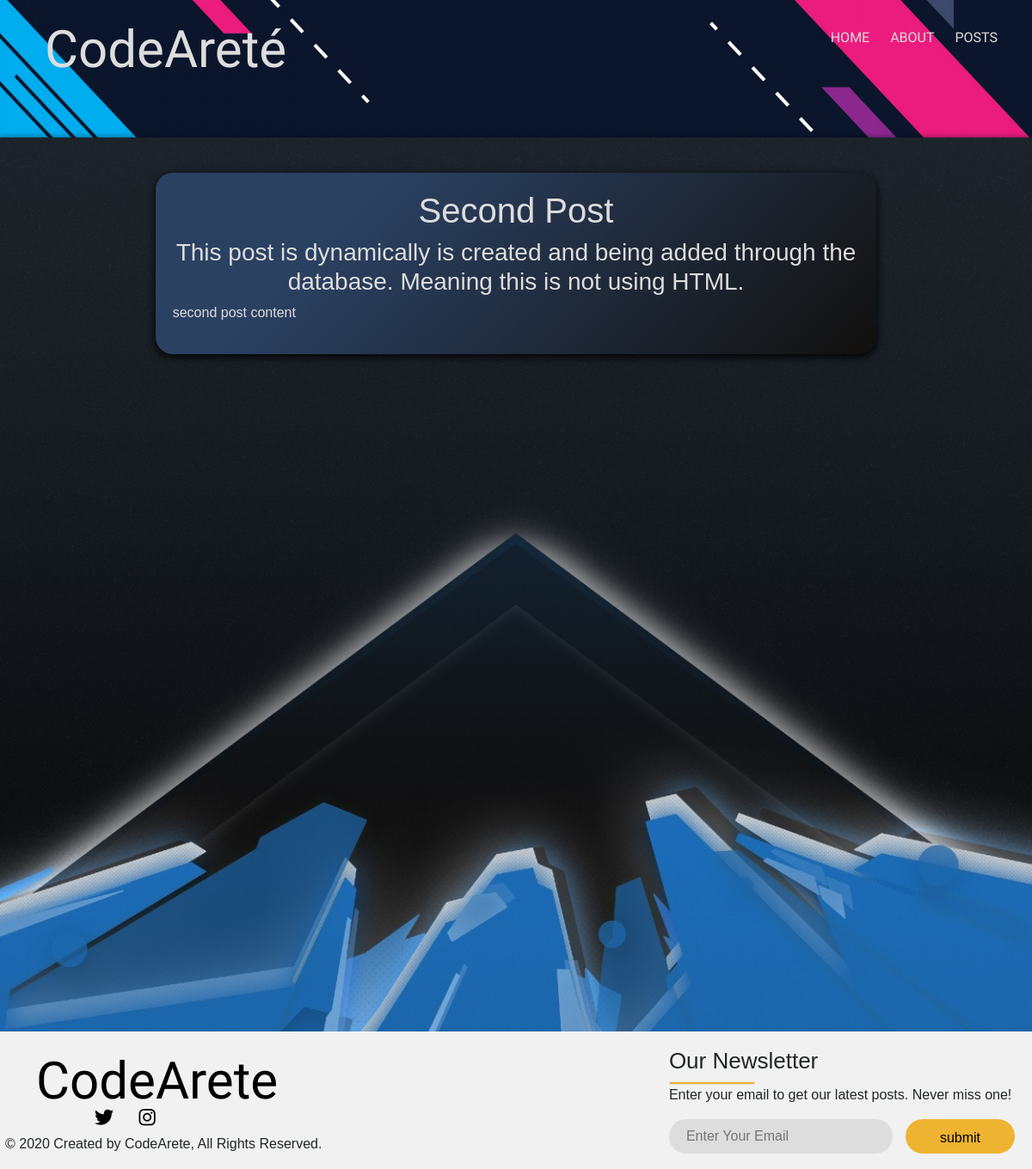
The page /posts/2 on the database its author committed.
### blog/models.py (models this page shows, shortened)
class POST(models.Model):
    id = models.AutoField(primary_key=True)
    title = models.CharField(max_length=200)
    summary = models.TextField()
    content = models.TextField()
    Photo = models.ImageField(upload_to='images/', blank=True)
    date_posted = models.DateTimeField(default=timezone.now)
    author = models.ForeignKey(User, on_delete=models.CASCADE)
    class Meta:
        verbose_name = "post"
        verbose_name_plural = "posts"
        ordering = ['-date_posted']

### blog/views.py (the view)
# urls.py: path('posts/<int:id>', views.post_detail, name='blog-detail'),
def post_detail(request, id):
    obj = get_object_or_404(POST, id=id)
    context = {
        'obj': obj
    }
    return render(request, 'blog/posts_detail.html', context)

### blog/templates/blog/posts_detail.html
{% extends 'blog/base.html' %}
{% load static %}
{% block content %}
<div class="detail-banner"></div>
<div class="detail-container">
    <div class="detail-post">
        <div class="detail-title"><h1>{{ obj.title }}</h1></div>
        <div class="detail-summary"><h3>{{ obj.summary }}</h3></div>
        <div class="detail-content"><p>{{ obj.content|linebreaksbr }}</p></div>
    </div>
</div>
{% endblock %}

### static/blog/css/style.css (style rules this page uses)
html, body { background: black; background: url('../img/network.jpg'); background-position: center; background-attachment: fixed; margin: 0; padding: 0; height: 100%; font-family: sans-serif; }
.detail-banner { width: 100%; height: 20vh; background: url('../img/Stripes.jpg'); background-position: center center; background-size: cover; }
.detail-container { width: 100%; min-height: 130vh; background: url('../img/Horizon.jpg'); background-position: center center; background-size: cover; padding: 1px; box-shadow: 0px 3px 8px 1px rgba(0,0,0,0.87); }
.detail-post { width: 70%; height: 95%; background-color: #2b4162; background-image: linear-gradient(315deg, #12100e 0%, #2b4162 74%); align-items: center; margin-left: auto; margin-right: auto; margin-top: 40px; margin-bottom: 40px; padding: 20px; word-wrap: break-word; border-radius: 20px; box-shadow: 0px 3px 8px 1px rgba(0,0,0,0.87); }
.detail-title h1 { text-align: center; color: #DDD; }
.detail-summary h3 { text-align: center; color: #DDD; }
.detail-content p { text-align: justify; color: #DDD; }

### rows shown on the page
POST: title "Second Post", summary "This post is dynamically is created and being added through the database. Meaning this is not using HTML.", content "second post content"
